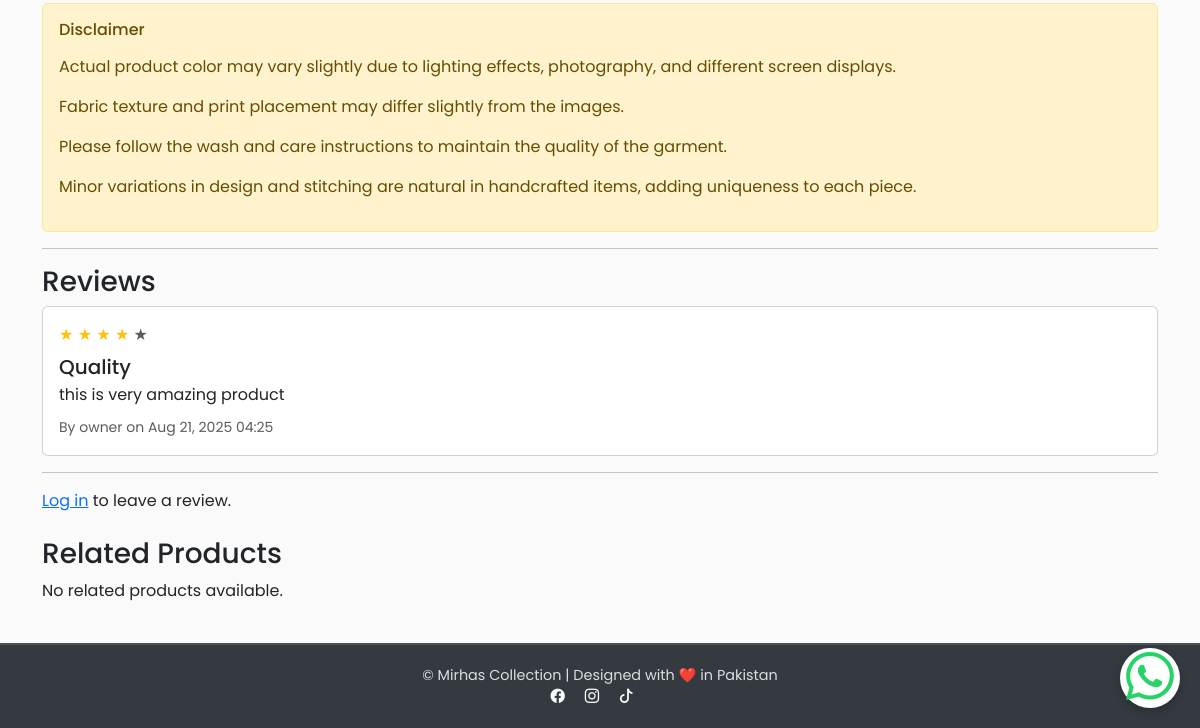
Before: /product/kurta/ (lower part) with the older database file.
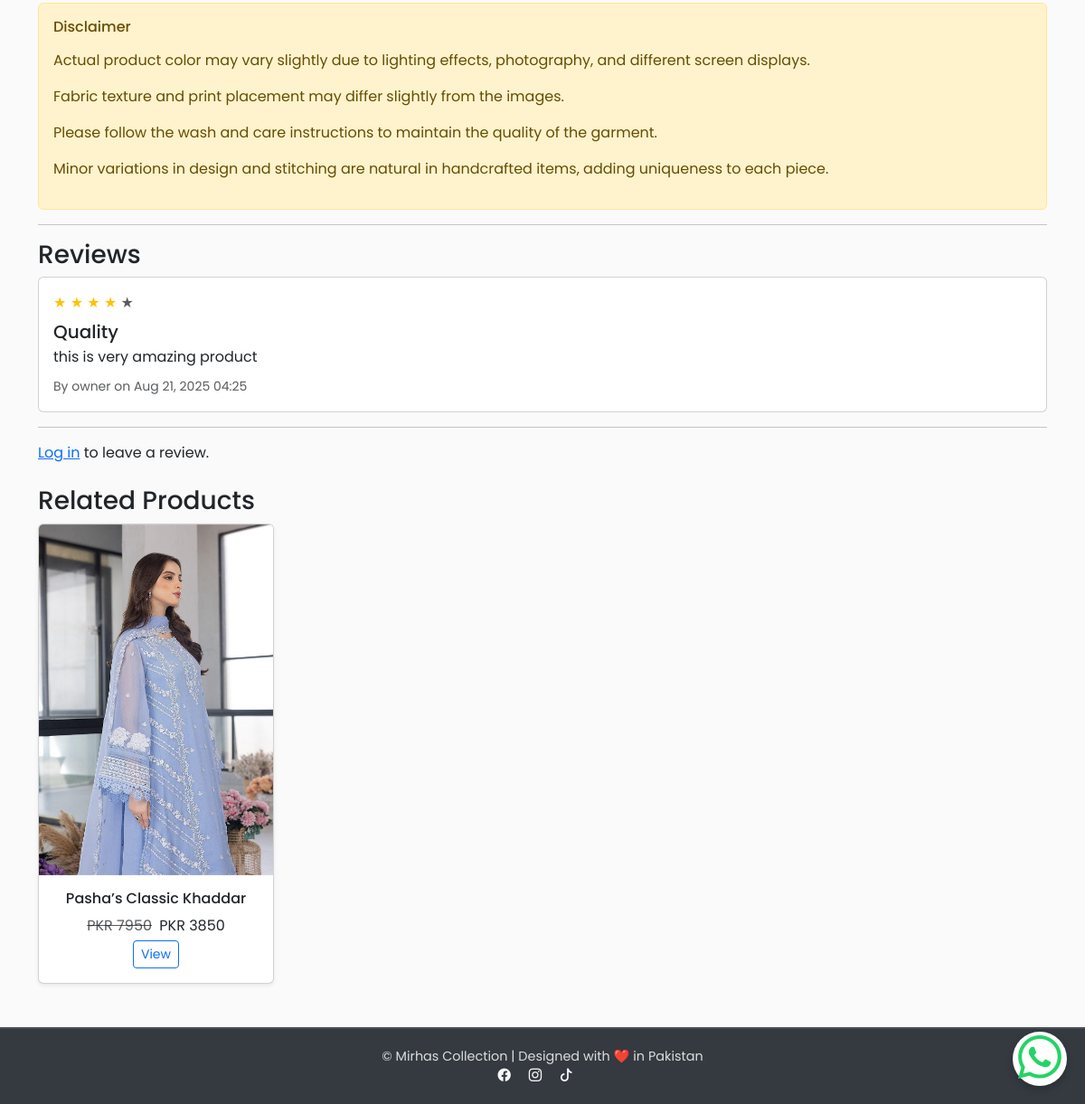
After: the same page with the newer database file.
### store/models.py (models this page shows, shortened)
class Review(models.Model):
    product = models.ForeignKey(Product, related_name="reviews", on_delete=models.CASCADE)
    user = models.ForeignKey(User, on_delete=models.CASCADE)
    title = models.CharField(max_length=200, blank=True)
    body = models.TextField()
    rating = models.PositiveSmallIntegerField(default=5)  # 1-5 stars
    created_at = models.DateTimeField(auto_now_add=True)

class Product(models.Model):
    PRODUCT_TYPE_CHOICES = [
        ("stitched", "Stitched"),
        ("unstitched", "Unstitched"),
    ]
    PIECE_TYPE_CHOICES = [
        ("2-piece", "2 Piece"),
        ("3-piece", "3 Piece"),
    ]
    name = models.CharField(max_length=200)
    product_code = models.CharField(
        max_length=30,
        unique=True,
        editable=False,
        blank=True,
        help_text="Auto-generated unique SKU"
    )
    slug = models.SlugField(max_length=220, unique=True, blank=True)
    description = models.TextField(blank=True)
    about_product = models.TextField(blank=True, help_text="Detailed description for 'About the Product'")
    disclaimer = models.TextField(blank=True, help_text="Disclaimer for product")
    price = models.DecimalField(max_digits=10, decimal_places=2)
    discount_price = models.DecimalField(max_digits=10, decimal_places=2, null=True, blank=True)
    percentage_price = models.DecimalField(
        max_digits=5, decimal_places=2, null=True, blank=True,
        help_text="Stores the discount percentage (auto-calculated)"
    )
    product_type = models.CharField(max_length=20, choices=PRODUCT_TYPE_CHOICES, default="unstitched")
    piece_type = models.CharField(max_length=20, choices=PIECE_TYPE_CHOICES, default="3-piece")
    category = models.ForeignKey("Category", on_delete=models.SET_NULL, null=True, blank=True)
    fabric = models.CharField(max_length=100, blank=True, help_text="e.g. Lawn, Cotton, Silk")
    color = models.CharField(max_length=100, blank=True)
    sizes = models.CharField(max_length=100, blank=True, help_text="Comma-separated sizes e.g. S,M,L,XL")
    stock = models.PositiveIntegerField(default=0)
    is_active = models.BooleanField(default=True)
    image1 = models.ImageField(upload_to="products/", blank=True, null=True)
    image2 = models.ImageField(upload_to="products/", blank=True, null=True)
    delivery_nationwide = models.CharField(max_length=100, default="2-3 working days nationwide")
    delivery_international = models.CharField(max_length=100, default="International Dileveries are not currently avaiable")
    created_at = models.DateTimeField(auto_now_add=True)
    class Meta:
        ordering = ['-created_at']
    @property
    def discount_percentage(self):
        return int(self.percentage_price or 0)

### store/views.py (the view)
# urls.py: path('product/<slug:slug>/', views.product_detail, name='product_detail'),
def product_detail(request, slug):
    product = get_object_or_404(Product, slug=slug, is_active=True)
    reviews = product.reviews.all().order_by("-created_at")
    if request.method == "POST":
        if not request.user.is_authenticated:
            messages.error(request, "You need to log in to leave a review.")
            return redirect("login")
        form = ReviewForm(request.POST)
        if form.is_valid():
            review = form.save(commit=False)
            review.product = product
            review.user = request.user
            review.save()
            messages.success(request, "Review added successfully!")
            return redirect("product_detail", slug=slug)
    else:
        form = ReviewForm()
    related_products = Product.objects.filter(
        category=product.category, is_active=True
    ).exclude(id=product.id)[:4]
    return render(request, "store/product_detail.html", {
        "product": product,
        "reviews": reviews,
        "form": form,
        "related_products": related_products,
    })

### store/templates/store/product_detail.html (shortened to what this page needs)
{% extends 'base.html' %}
{% block content %}
<div class="alert alert-warning mt-3">
  <h6>Disclaimer</h6>
  <p>{{ product.disclaimer|linebreaks }}</p>
</div>
<hr>
<h3>Reviews</h3>
{% for review in reviews %}
  <div class="card mb-2">
    <div class="card-body">
      <div class="mb-2">
        {% for _ in "12345" %}
          {% if forloop.counter <= review.rating %}
            <span class="text-warning">&#9733;</span>
          {% else %}
            <span class="text-muted">&#9733;</span>
          {% endif %}
        {% endfor %}
      </div>
      <h5 class="mb-1">{{ review.title }}</h5>
      <p class="mb-2">{{ review.body }}</p>
      <small class="text-muted">
        By {{ review.user.username }} on {{ review.created_at|date:"M d, Y H:i" }}
      </small>
    </div>
  </div>
{% empty %}
  <p>No reviews yet. Be the first to review!</p>
{% endfor %}
<hr>
{% if user.is_authenticated %}
  <h4>Leave a Review</h4>
  <form method="post">
    {% csrf_token %}
    <div class="mb-3">
      <label>Your Rating</label><br>
      <div id="star-rating" class="star-rating">
        {% for _ in "12345" %}
          <span class="star" data-value="{{ forloop.counter }}">&#9733;</span>
        {% endfor %}
      </div>
      {{ form.rating }}
    </div>
    <div class="mb-3">
      {{ form.title.label_tag }}{{ form.title }}
    </div>
    <div class="mb-3">
      {{ form.body.label_tag }}{{ form.body }}
    </div>
    <button type="submit" class="btn btn-primary">Submit Review</button>
  </form>
{% else %}
  <p><a href="{% url 'login' %}">Log in</a> to leave a review.</p>
{% endif %}
<h3 class="mt-4">Related Products</h3>
<div class="row">
  {% for related in related_products %}
    <div class="col-md-3 col-6 mb-4">
      <div class="card h-100 shadow-sm">
        {% if related.image1 %}
          <a href="{% url 'product_detail' related.slug %}">
            <img src="{{ related.image1.url }}" class="card-img-top" alt="{{ related.name }}">
          </a>
        {% endif %}
        <div class="card-body text-center">
          <h6 class="card-title">{{ related.name|truncatechars:40 }}</h6>
          <p class="mb-1">
            {% if related.discount_price %}
              <span class="text-muted text-decoration-line-through">PKR {{ related.price|floatformat:0 }}</span>
              <span class="ms-1">PKR {{ related.discount_price|floatformat:0 }}</span>
            {% else %}
              PKR {{ related.price|floatformat:0 }}
            {% endif %}
          </p>
          <a href="{% url 'product_detail' related.slug %}" class="btn btn-sm btn-outline-primary">View</a>
        </div>
      </div>
    </div>
  {% empty %}
    <p>No related products available.</p>
  {% endfor %}
</div>
{% endblock %}

Changed rows visible on the page:
added Product: image1 (picture), name "Pasha’s Classic Khaddar", price "7950", discount_price "3850"
Other visible differences:
text no longer shown: "No related products available."
